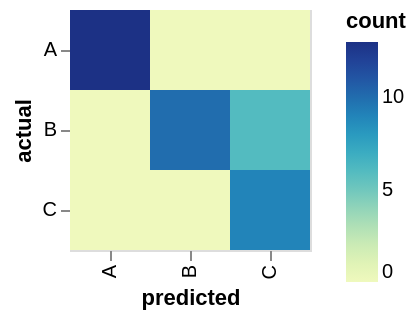

Describe this chart as a Vega-Lite specification.
### Vega-Lite specification from a JSON file in a GitHub repository (floating-point values rounded to 4 significant figures)
{"data": {"values": [{"actual": "A", "predicted": "A", "count": 13}, {"actual": "A", "predicted": "B", "count": 0}, {"actual": "A", "predicted": "C", "count": 0}, {"actual": "B", "predicted": "A", "count": 0}, {"actual": "B", "predicted": "B", "count": 10}, {"actual": "B", "predicted": "C", "count": 6}, {"actual": "C", "predicted": "A", "count": 0}, {"actual": "C", "predicted": "B", "count": 0}, {"actual": "C", "predicted": "C", "count": 9}]}, "selection": {"highlight": {"type": "single"}}, "mark": {"type": "rect", "strokeWidth": 2}, "encoding": {"y": {"field": "actual", "type": "nominal"}, "x": {"field": "predicted", "type": "nominal"}, "fill": {"field": "count", "type": "quantitative"}, "stroke": {"condition": {"test": {"and": [{"selection": "highlight"}, "length(data(\"highlight_store\"))"]}, "value": "black"}, "value": null}, "opacity": {"condition": {"selection": "highlight", "value": 1}, "value": 0.5}, "order": {"condition": {"selection": "highlight", "value": 1}, "value": 0}}, "config": {"scale": {"bandPaddingInner": 0, "bandPaddingOuter": 0}, "view": {"step": 40}, "range": {"ramp": {"scheme": "yellowgreenblue"}}, "axis": {"domain": false, "zindex": 0}}}
